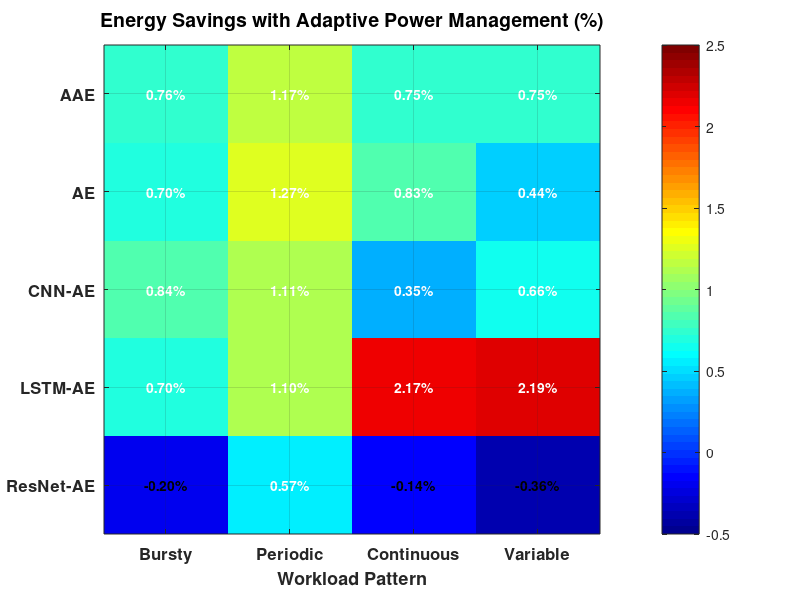
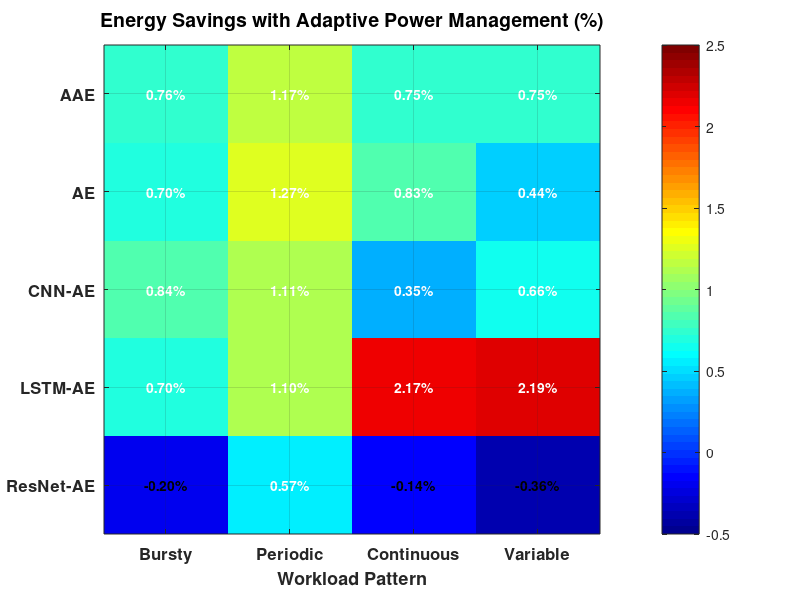
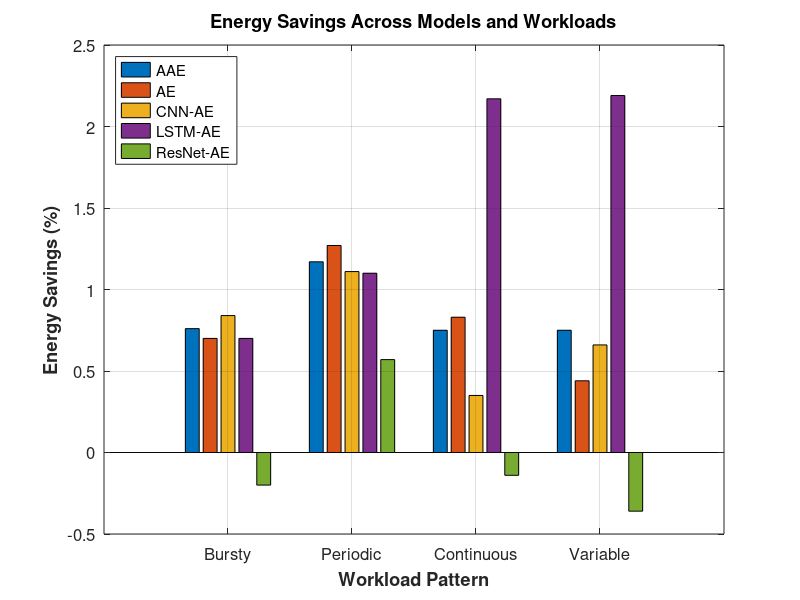

Source code (MATLAB) for these figures, in order: (Note: this script raises an error after producing the figures.)
%% Adaptive Power Management Study - Figure Generation for Paper Extension
% This script generates figures and tables summarizing APM results
% for the paper extension section on "Increasing Efficiency"

clear; clc; close all;

%% Data: Energy Savings (%) by Model and Workload
% Positive values indicate energy savings with APM
% Data extracted from JSON files - single measurement per configuration
models = {'AAE', 'AE', 'CNN-AE', 'LSTM-AE', 'ResNet-AE'};
workloads = {'Bursty', 'Periodic', 'Continuous', 'Variable'};

% Energy savings data (%)
energy_savings = [
      0.76,   1.17,   0.75,   0.75;   % AAE
      0.70,   1.27,   0.83,   0.44;   % AE
      0.84,   1.11,   0.35,   0.66;   % CNN-AE
      0.70,   1.10,   2.17,   2.19;   % LSTM-AE
     -0.20,   0.57,  -0.14,  -0.36;   % ResNet-AE
];

% Average power consumption - Static MAXN (W)
power_static = [
      5.28,   5.26,   5.42,   5.44;   % AAE
      5.31,   5.29,   5.57,   5.62;   % AE
      5.32,   5.26,   5.67,   5.75;   % CNN-AE
      5.34,   5.27,   5.72,   5.93;   % LSTM-AE
      5.32,   5.26,   5.72,   5.93;   % ResNet-AE
];

% Average power consumption - Adaptive (W)
power_adaptive = [
      5.24,   5.20,   5.38,   5.40;   % AAE
      5.28,   5.22,   5.52,   5.60;   % AE
      5.28,   5.20,   5.65,   5.71;   % CNN-AE
      5.30,   5.21,   5.59,   5.80;   % LSTM-AE
      5.33,   5.23,   5.73,   5.95;   % ResNet-AE
];

% Power mode distribution (%) - Time spent in each mode for Variable workload
% [15W, 25W, MAXN]
mode_distribution_variable = [
    94.4, 1.7, 3.9;    % AAE
    95.0, 3.3, 1.7;    % AE
    10.7, 48.0, 41.3;  % CNN-AE
    28.1, 71.9, 0.0;   % LSTM-AE
    0.8, 0.0, 99.2     % ResNet-AE
];

% Mode switches for Variable workload
mode_switches_variable = [4, 6, 42, 44, 5];

% SLA violation rates - Static vs Adaptive for Variable workload (%)
sla_violations = [
    0.00, 0.00;   % AAE
    0.00, 0.00;   % AE
    0.00, 0.01;   % CNN-AE
    10.88, 0.00;  % LSTM-AE
    11.70, 10.55  % ResNet-AE
];

%% Figure 1: Energy Savings Heatmap
figure('Position', [100 100 1000 600]);
imagesc(energy_savings);
colormap(jet);
colorbar;
caxis([-0.5 2.5]);

% Labels
set(gca, 'XTick', 1:4, 'XTickLabel', workloads);
set(gca, 'YTick', 1:5, 'YTickLabel', models);
set(gca, 'FontSize', 12, 'FontWeight', 'bold');
title('Energy Savings with Adaptive Power Management (%)', 'FontSize', 14, 'FontWeight', 'bold');
xlabel('Workload Pattern', 'FontSize', 13);
ylabel('Model Architecture', 'FontSize', 13);

% Add text annotations
for i = 1:5
    for j = 1:4
        if energy_savings(i,j) >= 0
            text(j, i, sprintf('%.2f%%', energy_savings(i,j)), ...
                'HorizontalAlignment', 'center', 'FontSize', 10, ...
                'FontWeight', 'bold', 'Color', 'white');
        else
            text(j, i, sprintf('%.2f%%', energy_savings(i,j)), ...
                'HorizontalAlignment', 'center', 'FontSize', 10, ...
                'FontWeight', 'bold', 'Color', 'black');
        end
    end
end

grid on;
saveas(gcf, 'energy_savings_heatmap.png');
saveas(gcf, 'energy_savings_heatmap.fig');

%% Figure 2: Energy Savings by Model (Grouped Bar Chart)
figure('Position', [100 100 1200 600]);
bar(energy_savings');
set(gca, 'XTickLabel', workloads);
legend(models, 'Location', 'northwest', 'FontSize', 11);
ylabel('Energy Savings (%)', 'FontSize', 13, 'FontWeight', 'bold');
xlabel('Workload Pattern', 'FontSize', 13, 'FontWeight', 'bold');
title('Energy Savings Across Models and Workloads', 'FontSize', 14, 'FontWeight', 'bold');
grid on;
set(gca, 'FontSize', 12);
ylim([-0.5 2.5]);
yline(0, 'k--', 'LineWidth', 1.5);

saveas(gcf, 'energy_savings_bars.png');
saveas(gcf, 'energy_savings_bars.fig');

%% Figure 3: Power Mode Distribution (Stacked Bar Chart)
figure('Position', [100 100 1000 600]);
bar(mode_distribution_variable, 'stacked');
set(gca, 'XTickLabel', models);
legend({'15W (Low Power)', '25W (Medium Power)', 'MAXN (High Power)'}, ...
    'Location', 'eastoutside', 'FontSize', 11);
ylabel('Time in Power Mode (%)', 'FontSize', 13, 'FontWeight', 'bold');
xlabel('Model Architecture', 'FontSize', 13, 'FontWeight', 'bold');
title('Power Mode Utilization - Variable Workload', 'FontSize', 14, 'FontWeight', 'bold');
grid on;
set(gca, 'FontSize', 12);
ylim([0 100]);

% Add annotations for mode switches
for i = 1:5
    text(i, 105, sprintf('%d switches', mode_switches_variable(i)), ...
        'HorizontalAlignment', 'center', 'FontSize', 10, 'FontWeight', 'bold');
end

saveas(gcf, 'power_mode_distribution.png');
saveas(gcf, 'power_mode_distribution.fig');

%% Figure 4: Average Power Consumption Comparison
figure('Position', [100 100 1200 700]);

% Calculate average across workloads for each model
avg_power_static_all = mean(power_static, 2);
avg_power_adaptive_all = mean(power_adaptive, 2);

% Create grouped bar chart
X = categorical(models);
X = reordercats(X, models);
bar_data = [avg_power_static_all, avg_power_adaptive_all];
b = bar(X, bar_data);

% Customize colors
b(1).FaceColor = [0.8 0.2 0.2];  % Red for static
b(2).FaceColor = [0.2 0.8 0.2];  % Green for adaptive

legend({'Static MAXN', 'Adaptive PM'}, 'Location', 'northwest', 'FontSize', 12);
ylabel('Average Power (W)', 'FontSize', 13, 'FontWeight', 'bold');
xlabel('Model Architecture', 'FontSize', 13, 'FontWeight', 'bold');
title('Average Power Consumption: Static vs Adaptive', 'FontSize', 14, 'FontWeight', 'bold');
grid on;
set(gca, 'FontSize', 12);

% Add value labels on bars
xtips1 = b(1).XEndPoints;
ytips1 = b(1).YEndPoints;
labels1 = string(round(b(1).YData, 2));
text(xtips1, ytips1, labels1, 'HorizontalAlignment', 'center', ...
    'VerticalAlignment', 'bottom', 'FontSize', 10);

xtips2 = b(2).XEndPoints;
ytips2 = b(2).YEndPoints;
labels2 = string(round(b(2).YData, 2));
text(xtips2, ytips2, labels2, 'HorizontalAlignment', 'center', ...
    'VerticalAlignment', 'bottom', 'FontSize', 10);

saveas(gcf, 'power_comparison.png');
saveas(gcf, 'power_comparison.fig');

%% Figure 5: SLA Violations Comparison
figure('Position', [100 100 1000 600]);
X = categorical(models);
X = reordercats(X, models);
b = bar(X, sla_violations);

b(1).FaceColor = [0.8 0.2 0.2];  % Red for static
b(2).FaceColor = [0.2 0.8 0.2];  % Green for adaptive

legend({'Static MAXN', 'Adaptive PM'}, 'Location', 'northwest', 'FontSize', 12);
ylabel('SLA Violation Rate (%)', 'FontSize', 13, 'FontWeight', 'bold');
xlabel('Model Architecture', 'FontSize', 13, 'FontWeight', 'bold');
title('SLA Violation Rates: Variable Workload', 'FontSize', 14, 'FontWeight', 'bold');
grid on;
set(gca, 'FontSize', 12);

saveas(gcf, 'sla_violations.png');
saveas(gcf, 'sla_violations.fig');

%% Figure 6: Energy Savings vs Model Complexity (Scatter Plot)
figure('Position', [100 100 900 700]);

% Use average energy savings across all workloads
avg_energy_savings = mean(energy_savings, 2);

% Create scatter plot with different markers for each model
model_colors = [
    0.2 0.6 0.8;   % AAE - Blue
    0.8 0.4 0.2;   % AE - Orange
    0.4 0.8 0.2;   % CNN-AE - Green
    0.8 0.2 0.6;   % LSTM-AE - Purple
    0.9 0.7 0.1    % ResNet-AE - Yellow
];

hold on;
for i = 1:5
    scatter(avg_power_static_all(i), avg_energy_savings(i), 200, ...
        model_colors(i,:), 'filled', 'MarkerEdgeColor', 'k', 'LineWidth', 1.5);
    text(avg_power_static_all(i)+0.03, avg_energy_savings(i), models{i}, ...
        'FontSize', 11, 'FontWeight', 'bold');
end
hold off;

xlabel('Average Power Consumption (W)', 'FontSize', 13, 'FontWeight', 'bold');
ylabel('Average Energy Savings (%)', 'FontSize', 13, 'FontWeight', 'bold');
title('Energy Efficiency Gains vs Power Consumption', 'FontSize', 14, 'FontWeight', 'bold');
grid on;
set(gca, 'FontSize', 12);
yline(0, 'k--', 'LineWidth', 1.5);

saveas(gcf, 'energy_vs_power.png');
saveas(gcf, 'energy_vs_power.fig');

%% Generate Summary Table (for LaTeX)
fprintf('\n=== LATEX TABLE: Energy Savings Summary ===\n\n');
fprintf('\\begin{table}[h]\n');
fprintf('\\centering\n');
fprintf('\\caption{Energy Savings with Adaptive Power Management}\n');
fprintf('\\label{tab:apm_energy_savings}\n');
fprintf('\\begin{tabular}{lcccc}\n');
fprintf('\\hline\n');
fprintf('Model & Bursty & Periodic & Continuous & Variable \\\\\n');
fprintf('\\hline\n');
for i = 1:5
    fprintf('%s', models{i});
    for j = 1:4
        if energy_savings(i,j) >= 0
            fprintf(' & %.1f\\%%', energy_savings(i,j));
        else
            fprintf(' & %.1f\\%%', energy_savings(i,j));
        end
    end
    fprintf(' \\\\\n');
end
fprintf('\\hline\n');
fprintf('\\end{tabular}\n');
fprintf('\\end{table}\n\n');

fprintf('=== LATEX TABLE: Power Mode Distribution (Variable Workload) ===\n\n');
fprintf('\\begin{table}[h]\n');
fprintf('\\centering\n');
fprintf('\\caption{Power Mode Utilization - Variable Workload}\n');
fprintf('\\label{tab:power_mode_dist}\n');
fprintf('\\begin{tabular}{lcccr}\n');
fprintf('\\hline\n');
fprintf('Model & 15W (\\%%) & 25W (\\%%) & MAXN (\\%%) & Switches \\\\\n');
fprintf('\\hline\n');
for i = 1:5
    fprintf('%s & %.1f & %.1f & %.1f & %d \\\\\n', ...
        models{i}, mode_distribution_variable(i,1), ...
        mode_distribution_variable(i,2), mode_distribution_variable(i,3), ...
        mode_switches_variable(i));
end
fprintf('\\hline\n');
fprintf('\\end{tabular}\n');
fprintf('\\end{table}\n\n');

%% Display Summary Statistics
fprintf('=== SUMMARY STATISTICS ===\n\n');
fprintf('Best Energy Savings (Average across workloads):\n');
[max_savings, idx] = max(avg_energy_savings);
fprintf('  %s: %.2f%%\n\n', models{idx}, max_savings);

fprintf('Models with Positive Energy Savings in All Workloads:\n');
for i = 1:5
    if all(energy_savings(i,:) > 0)
        fprintf('  %s\n', models{i});
    end
end

fprintf('\nModels Primarily Using Low Power Mode (>90%% in 15W):\n');
for i = 1:5
    if mode_distribution_variable(i,1) > 90
        fprintf('  %s: %.1f%% in 15W mode\n', models{i}, mode_distribution_variable(i,1));
    end
end

fprintf('\n=== Figure generation complete ===\n');
fprintf('Generated files:\n');
fprintf('  - energy_savings_heatmap.png/.fig\n');
fprintf('  - energy_savings_bars.png/.fig\n');
fprintf('  - power_mode_distribution.png/.fig\n');
fprintf('  - power_comparison.png/.fig\n');
fprintf('  - sla_violations.png/.fig\n');
fprintf('  - energy_vs_power.png/.fig\n');
